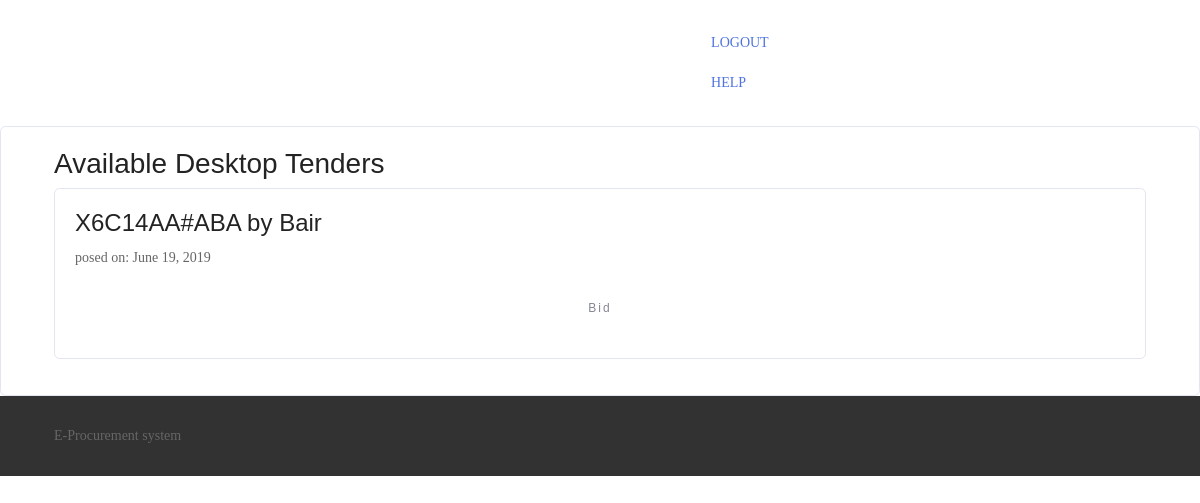
/create/bid/ (signed in), run on an earlier commit of the app's database.
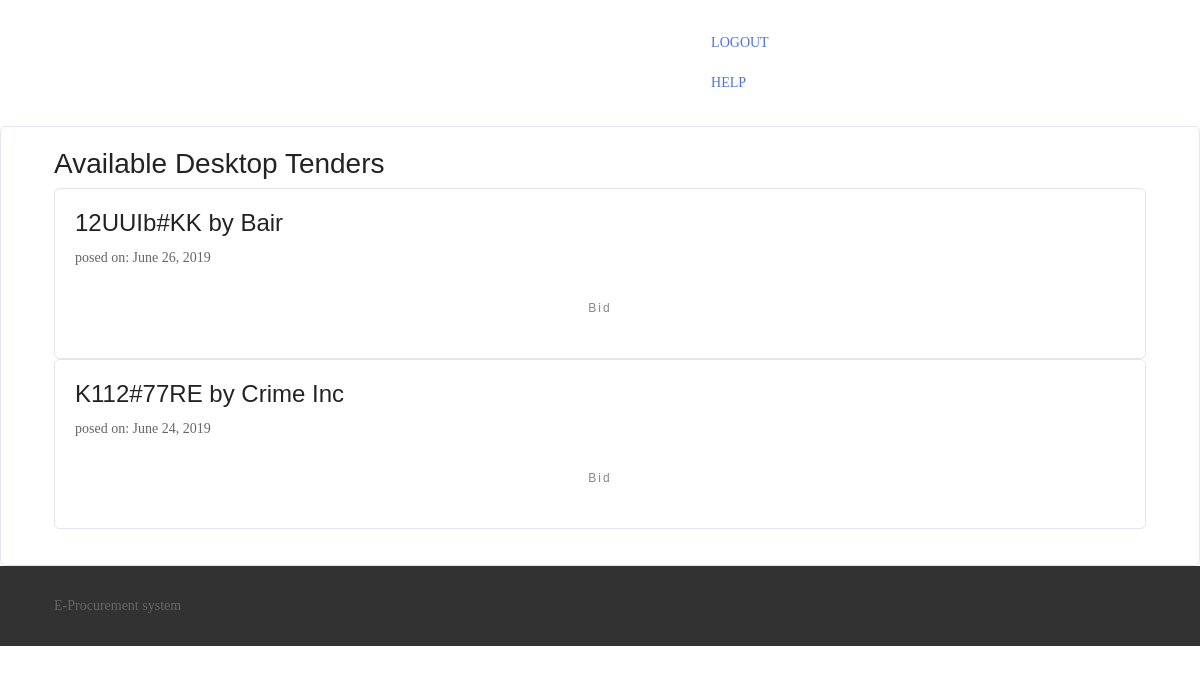
And on a later commit of the database.
### create_tender/models.py (models this page shows)
class Desktop_Tender(models.Model):
    user = models.ForeignKey("auth.User", on_delete=models.CASCADE)
    Product = models.CharField(max_length=120)
    Processor = models.CharField(max_length=120)
    Operating_system = models.CharField(max_length=80)
    Memory = models.CharField(max_length=100)
    Storage = models.CharField(max_length=100)
    Graphics = models.CharField(max_length=100)
    tender_award = models.CharField(max_length=10, default="No")
    date_created = models.DateField(auto_now=True)
    Quantity = models.PositiveIntegerField()
    is_active = models.CharField(max_length=10, default='Yes')
    def __str__(self):
        return f"{self.Product} by {self.user.profile.company_name}"
    class Meta:
        ordering = ['-date_created']

### core/models.py (models this page shows, shortened)
class Profile(models.Model):
    user = models.OneToOneField(User, on_delete=models.CASCADE)
    account_type = models.CharField(max_length=500, blank=False)
    company_name = models.CharField(max_length=30, blank=False)
    creationDate = models.DateField(auto_now=True)

### create_bids/views.py (the view)
@login_required
def tender_list(request):
    context = {
        'tenders': Desktop_Tender.objects.filter(is_active__exact='Yes')
    }
    return render(request, 'create_bids/Tenderlist.html', context)

### templates/create_bids/Tenderlist.html (shortened to what this page needs)
{% extends 'create_tender/base.html' %}
{% block link %}
    "{% url 'bidderHome' %}"
{% endblock %}
{% block body %}
    <div class="page-wrapper bg-blue p-t-100 p-b-100 font-robo">
        <div class="wrapper wrapper--w680">
            <div class="card card-1">
                <div class="card-body">
                    <div class="tab-content">
                        <div id="desktop" class="container tab-pane active">
                            <h3 class="title">Available Desktop Tenders</h3>
                            <ul>
                                {% for tender in tenders %}
                                    <div class="card card-1 card-body">
                                        <h4>{{ tender }}</h4>
                                        <p>posed on:
                                            {{ tender.date_created }}</p>
                                        <a href="{% url 'bid_tender' tender.id %}"
                                           class="btn btn--radius btn--green">Bid</a>
                                    </div>
                                {% empty %}
                                    No Tenders Available at the moment
                                {% endfor %}
                            </ul>
                        </div>
                    </div>
                </div>
            </div>
        </div>
    </div>
{% endblock %}

What changed in the data, as far as the page shows it:
no longer on this page (row edited): Desktop_Tender: Product+user "X6C14AA#ABA by Bair", date_created "June 19, 2019"
added Desktop_Tender: Product+user "12UUIb#KK by Bair", date_created "June 26, 2019"
added Desktop_Tender: Product+user "K112#77RE by Crime Inc", date_created "June 24, 2019"
